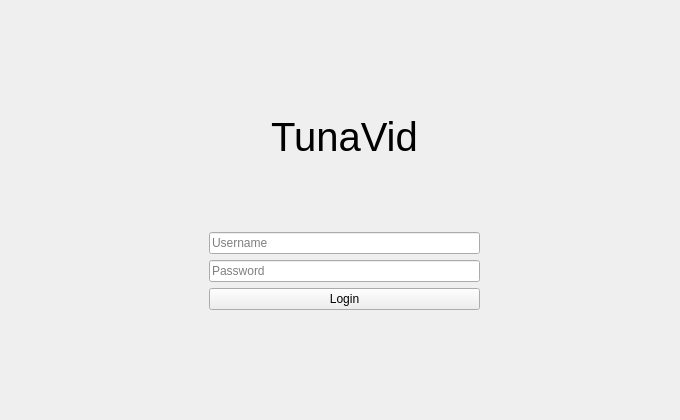
<?xml version="1.0" encoding="UTF-8"?>
<ui version="4.0">
 <class>LoginForm</class>
 <widget class="QWidget" name="LoginForm">
  <property name="geometry">
   <rect>
    <x>0</x>
    <y>0</y>
    <width>680</width>
    <height>420</height>
   </rect>
  </property>
  <property name="windowTitle">
   <string>Form</string>
  </property>
  <widget class="QWidget" name="verticalLayoutWidget">
   <property name="geometry">
    <rect>
     <x>9</x>
     <y>9</y>
     <width>671</width>
     <height>401</height>
    </rect>
   </property>
   <layout class="QVBoxLayout" name="verticalLayout">
    <property name="leftMargin">
     <number>200</number>
    </property>
    <property name="topMargin">
     <number>100</number>
    </property>
    <property name="rightMargin">
     <number>200</number>
    </property>
    <property name="bottomMargin">
     <number>100</number>
    </property>
    <item>
     <widget class="QLabel" name="title">
      <property name="font">
       <font>
        <pointsize>30</pointsize>
       </font>
      </property>
      <property name="text">
       <string>TunaVid</string>
      </property>
      <property name="alignment">
       <set>Qt::AlignCenter</set>
      </property>
     </widget>
    </item>
    <item>
     <widget class="QLabel" name="error">
      <property name="styleSheet">
       <string notr="true">color: red;</string>
      </property>
      <property name="text">
       <string/>
      </property>
      <property name="alignment">
       <set>Qt::AlignBottom|Qt::AlignLeading|Qt::AlignLeft</set>
      </property>
     </widget>
    </item>
    <item>
     <widget class="QLineEdit" name="username">
      <property name="styleSheet">
       <string notr="true">color: black;</string>
      </property>
      <property name="placeholderText">
       <string>Username</string>
      </property>
     </widget>
    </item>
    <item>
     <widget class="QLineEdit" name="password">
      <property name="styleSheet">
       <string notr="true">color: black;</string>
      </property>
      <property name="echoMode">
       <enum>QLineEdit::Password</enum>
      </property>
      <property name="placeholderText">
       <string>Password</string>
      </property>
     </widget>
    </item>
    <item>
     <widget class="QPushButton" name="login">
      <property name="text">
       <string>Login</string>
      </property>
     </widget>
    </item>
   </layout>
  </widget>
 </widget>
 <resources/>
 <connections/>
</ui>
